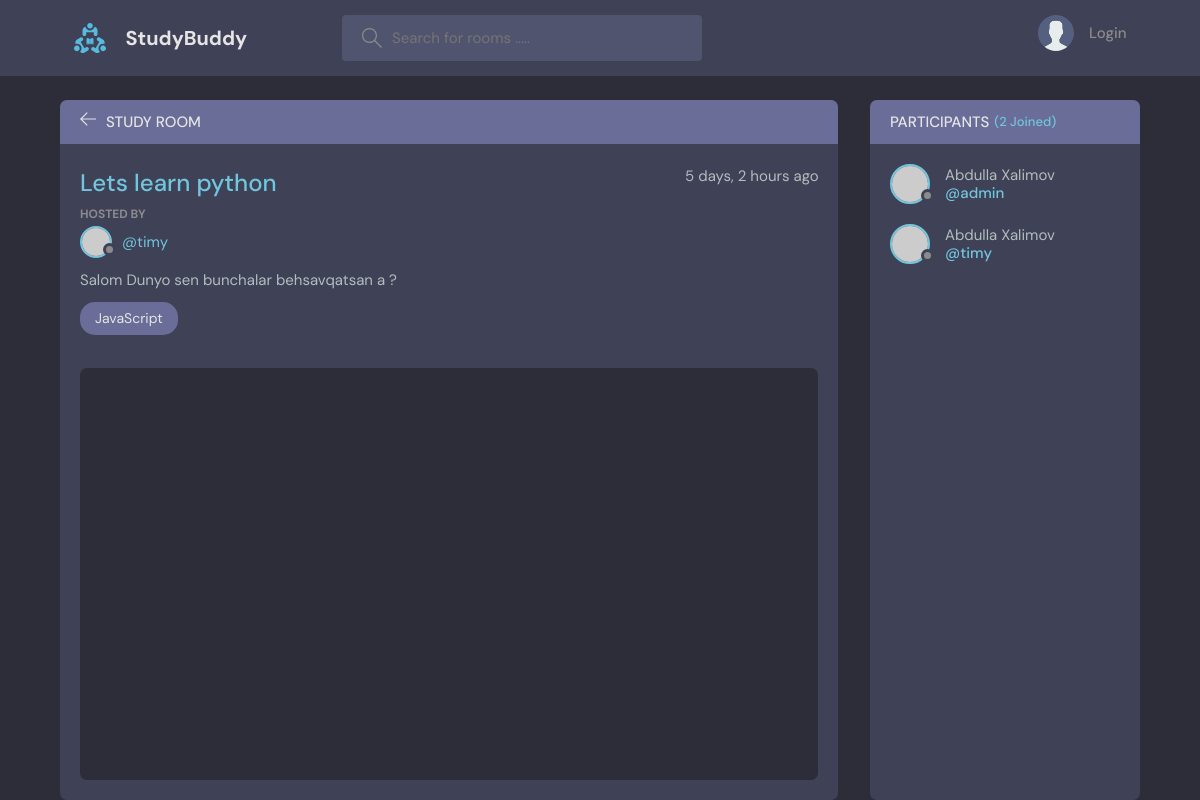
Before: /room/2/ with the older database file.
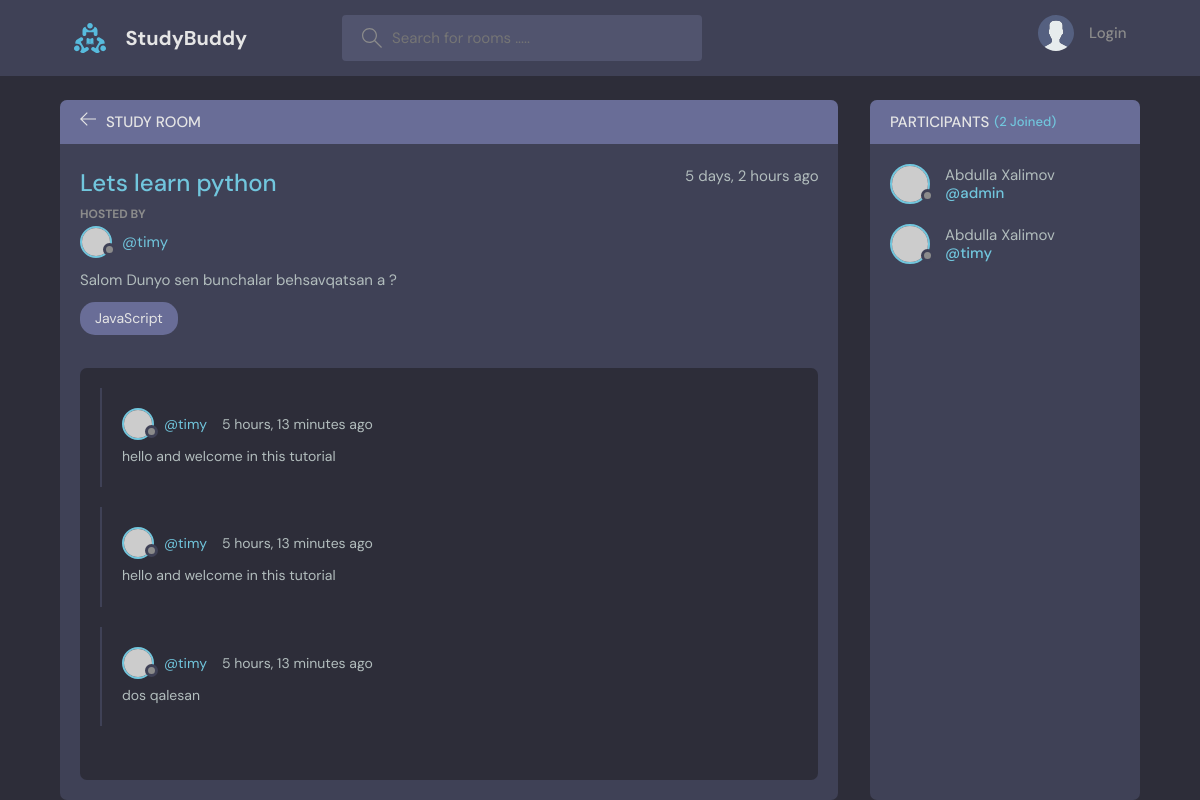
After: the same page with the newer database file.
### base/models.py (models this page shows, shortened)
class Room(models.Model):
    host = models.ForeignKey(User, on_delete=models.SET_NULL, null=True)
    topic = models.ForeignKey(Topic, on_delete=models.SET_NULL, null=True)
    participants = models.ManyToManyField(User, related_name='participants', blank=True)
    name = models.CharField(max_length=200)
    description = models.TextField()
    updated = models.DateTimeField(auto_now=True)
    created = models.DateTimeField(auto_now_add=True)
    class Meta:
        ordering = ['-updated', '-created']

class Topic(models.Model):
    name = models.CharField(max_length=200)
    def __str__(self) -> str:
        return self.name

class Message(models.Model):
    user = models.ForeignKey(User, on_delete=models.CASCADE)
    room = models.ForeignKey(Room, on_delete=models.CASCADE)
    body = models.TextField()
    updated = models.DateTimeField(auto_now=True)
    date = models.DateTimeField(auto_now_add=True)
    class Meta:
        ordering = ['-updated', '-date']

### base/views.py (the view, shortened to what this page needs)
# urls.py: path('room/<str:pk>/', views.room, name='room'),
def room(request, pk):
    room = Room.objects.get(id=pk)
    room_messages = room.message_set.all()
    participants = room.participants.all()
    context = {'room': room, 'room_messages': room_messages, 'participants': participants}
    return render(request, 'room.html', context)

### base/templates/room.html (shortened to what this page needs)
{% extends 'main.html' %}
{% load static %}
{% block content %}
<main class="profile-page layout layout--2">
  <div class="container">
    <div class="room">
      <div class="room__top">
        <div class="room__topLeft">
          <a href="{% url 'home' %}">
            <svg
              version="1.1"
              xmlns="http://www.w3.org/2000/svg"
              width="32"
              height="32"
              viewBox="0 0 32 32"
            >
              <title>arrow-left</title>
              <path
                d="M13.723 2.286l-13.723 13.714 13.719 13.714 1.616-1.611-10.96-10.96h27.625v-2.286h-27.625l10.965-10.965-1.616-1.607z"
              ></path>
            </svg>
          </a>
          <h3>Study Room</h3>
        </div>
      </div>
      <div class="room__box scroll">
        <div class="room__header scroll">
          <div class="room__info">
            <h3>{{room.name}}</h3>
            <span>{{room.created|timesince}} ago</span>
          </div>
          <div class="room__hosted">
            <p>Hosted By</p>
            <a href="{% url 'profile' room.host.id %}" class="room__author">
              <div class="avatar avatar--small">
                <img src="https://randomuser.me/api/portraits/men/37.jpg" />
              </div>
              <span>@{{room.host.username}}</span>
            </a>
          </div>
          <div class="room__details">
            {{room.description}}
          </div>
          <span class="room__topics">{{room.topic}}</span>
        </div>
        <div class="room__conversation">
          <div class="threads scroll">
            {% for message in room_messages %}
            <div class="thread">
              <div class="thread__top">
                <div class="thread__author">
                  <a href="#" class="thread__authorInfo">
                    <div class="avatar avatar--small">
                      <img
                        src="https://randomuser.me/api/portraits/men/37.jpg"
                      />
                    </div>
                    <span>@{{message.user}}</span>
                  </a>
                  <span class="thread__date">{{message.date|timesince}} ago</span>
                </div>
              </div>
              <div class="thread__details">
                {{message.body}}
              </div>
            </div>
            {% endfor %}
          </div>
        </div>
      </div>
    </div>
    <div class="participants">
      <h3 class="participants__top">
        Participants <span>({{ room.participants.all.count }} Joined)</span>
      </h3>
      <div class="participants__list scroll">
        {% for user in participants %}
        <a href="profile.html" class="participant">
          <div class="avatar avatar--medium">
            <img src="https://randomuser.me/api/portraits/men/37.jpg" />
          </div>
          <p>
            {{user.first_name}} {{user.last_name}}
            <span>@{{user.username}}</span>
          </p>
        </a>
        {% endfor %}
      </div>
    </div>
  </div>
</main>
{% endblock %}

### templates/main.html (shortened to what this page needs)
<!DOCTYPE html>
{% load static %}
<html lang="en">
<head>
    <link rel="stylesheet" href="{% static 'styles/style.css' %}" />
</head>
<body>
    {% include 'navbar.html' %}
    {% block content %}
    {% endblock %}
</body>
</html>

### templates/navbar.html (shortened to what this page needs)
{% load static %}
<header class="header header--loggedIn">
   <div class="container">
      <a href="{% url 'home' %}" class="header__logo">
         <img src="{% static 'assets/logo.svg' %}" />
         <h1>StudyBuddy</h1>
      </a>
      <form class="header__search" method="GET" action="{% url 'home' %}">
         <label>
            <input type="text" name="q" id="" placeholder="Search for rooms .....">
         </label>
      </form>
      <nav class="header__menu">
         {% if request.user.is_authenticated %}
            <div class="header__user">
               <a href="{% url 'profile' request.user.id %}">
                  <div class="avatar avatar--medium active">
                     <img src="https://randomuser.me/api/portraits/men/37.jpg" />
                  </div>
                  <p>{{request.user.first_name}} <span>@{{request.user.username}}</span></p>
               </a>
               <button class="dropdown-button">
                  <svg version="1.1" xmlns="http://www.w3.org/2000/svg" width="32" height="32" viewBox="0 0 32 32">
                     <title>chevron-down</title>
                     <path d="M16 21l-13-13h-3l16 16 16-16h-3l-13 13z"></path>
                  </svg>
               </button>
            </div>
            <div class="dropdown-menu">
               <a href="{% url 'update_user' %}" class="dropdown-link">
                  <svg version="1.1" xmlns="http://www.w3.org/2000/svg"
                     width="32" height="32" viewBox="0 0 32 32">
                     <title>tools</title>
                     <path
                        d="M27.465 32c-1.211 0-2.35-0.471-3.207-1.328l-9.392-9.391c-2.369 0.898-4.898 0.951-7.355 0.15-3.274-1.074-5.869-3.67-6.943-6.942-0.879-2.682-0.734-5.45 0.419-8.004 0.135-0.299 0.408-0.512 0.731-0.572 0.32-0.051 0.654 0.045 0.887 0.277l5.394 5.395 3.586-3.586-5.394-5.395c-0.232-0.232-0.336-0.564-0.276-0.887s0.272-0.596 0.572-0.732c2.552-1.152 5.318-1.295 8.001-0.418 3.274 1.074 5.869 3.67 6.943 6.942 0.806 2.457 0.752 4.987-0.15 7.358l9.392 9.391c0.844 0.842 1.328 2.012 1.328 3.207-0 2.5-2.034 4.535-4.535 4.535zM15.101 19.102c0.26 0 0.516 0.102 0.707 0.293l9.864 9.863c0.479 0.479 1.116 0.742 1.793 0.742 1.398 0 2.535-1.137 2.535-2.535 0-0.668-0.27-1.322-0.742-1.793l-9.864-9.863c-0.294-0.295-0.376-0.74-0.204-1.119 0.943-2.090 1.061-4.357 0.341-6.555-0.863-2.631-3.034-4.801-5.665-5.666-1.713-0.561-3.468-0.609-5.145-0.164l4.986 4.988c0.391 0.391 0.391 1.023 0 1.414l-5 5c-0.188 0.188-0.441 0.293-0.707 0.293s-0.52-0.105-0.707-0.293l-4.987-4.988c-0.45 1.682-0.397 3.436 0.164 5.146 0.863 2.631 3.034 4.801 5.665 5.666 2.2 0.721 4.466 0.604 6.555-0.342 0.132-0.059 0.271-0.088 0.411-0.088z">
                     </path>
                  </svg>
                  Settings</a>
               <a href="{% url 'logout' %}" class="dropdown-link">
                  <svg version="1.1" xmlns="http://www.w3.org/2000/svg"
                     width="32" height="32" viewBox="0 0 32 32">
                     <title>sign-out</title>
                     <path
                        d="M3 0h22c0.553 0 1 0 1 0.553l-0 3.447h-2v-2h-20v28h20v-2h2l0 3.447c0 0.553-0.447 0.553-1 0.553h-22c-0.553 0-1-0.447-1-1v-30c0-0.553 0.447-1 1-1z">
                     </path>
                     <path
                        d="M21.879 21.293l1.414 1.414 6.707-6.707-6.707-6.707-1.414 1.414 4.293 4.293h-14.172v2h14.172l-4.293 4.293z">
                     </path>
                  </svg>
                  Logout
               </a>
            </div>
         {% else %}
            <a href="{% url 'login' %}">
               <img src="/static/assets/avatar.svg" />
               <p>Login</p>
            </a>
         {% endif %}
      </nav>
   </div>
</header>

Changed rows visible on the page:
added Message: user "timy", date "5 hours, 13 minutes", body "hello and welcome in this tutorial"
added Message: user "timy", date "5 hours, 13 minutes", body "hello and welcome in this tutorial"
added Message: user "timy", date "5 hours, 13 minutes", body "dos qalesan"
